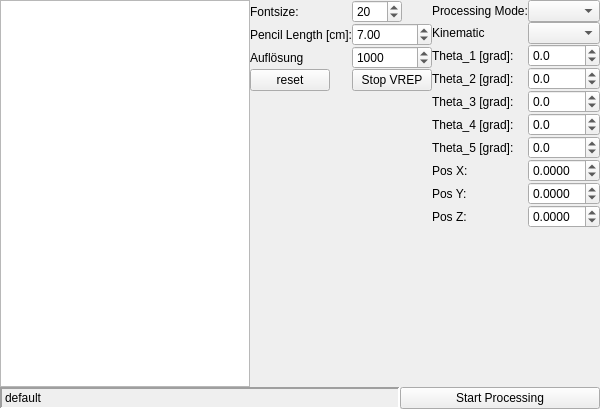
<?xml version="1.0" encoding="UTF-8"?>
<ui version="4.0">
 <class>YouBot_RW_GUI</class>
 <widget class="QWidget" name="YouBot_RW_GUI">
  <property name="geometry">
   <rect>
    <x>0</x>
    <y>0</y>
    <width>600</width>
    <height>409</height>
   </rect>
  </property>
  <property name="maximumSize">
   <size>
    <width>800</width>
    <height>16777215</height>
   </size>
  </property>
  <property name="windowTitle">
   <string>YouBot_RW_GUI</string>
  </property>
  <layout class="QVBoxLayout" name="verticalLayout">
   <property name="spacing">
    <number>0</number>
   </property>
   <property name="leftMargin">
    <number>0</number>
   </property>
   <property name="topMargin">
    <number>0</number>
   </property>
   <property name="rightMargin">
    <number>0</number>
   </property>
   <property name="bottomMargin">
    <number>0</number>
   </property>
   <item>
    <layout class="QHBoxLayout" name="content_layout">
     <item>
      <widget class="QPlainTextEdit" name="plainTextEdit_writeContent">
       <property name="maximumSize">
        <size>
         <width>600</width>
         <height>16777215</height>
        </size>
       </property>
      </widget>
     </item>
     <item>
      <layout class="QFormLayout" name="sub_config_layout">
       <property name="fieldGrowthPolicy">
        <enum>QFormLayout::AllNonFixedFieldsGrow</enum>
       </property>
       <item row="0" column="0">
        <widget class="QLabel" name="fontsize_label">
         <property name="text">
          <string>Fontsize:</string>
         </property>
        </widget>
       </item>
       <item row="1" column="0">
        <widget class="QLabel" name="pencilLength_label">
         <property name="text">
          <string>Pencil Length [cm]:</string>
         </property>
        </widget>
       </item>
       <item row="1" column="1">
        <widget class="QDoubleSpinBox" name="pencilLength_doubleSpinBox">
         <property name="maximum">
          <double>200.000000000000000</double>
         </property>
         <property name="value">
          <double>7.000000000000000</double>
         </property>
        </widget>
       </item>
       <item row="2" column="0">
        <widget class="QLabel" name="label_2">
         <property name="text">
          <string>Auflösung</string>
         </property>
        </widget>
       </item>
       <item row="2" column="1">
        <widget class="QSpinBox" name="res_spinBox">
         <property name="minimum">
          <number>100</number>
         </property>
         <property name="maximum">
          <number>5000</number>
         </property>
         <property name="value">
          <number>1000</number>
         </property>
        </widget>
       </item>
       <item row="3" column="0">
        <widget class="QPushButton" name="resetButton">
         <property name="text">
          <string>reset</string>
         </property>
        </widget>
       </item>
       <item row="3" column="1">
        <widget class="QPushButton" name="stopButton">
         <property name="text">
          <string>Stop VREP</string>
         </property>
        </widget>
       </item>
       <item row="0" column="1">
        <widget class="QSpinBox" name="fontsize_spinBox">
         <property name="maximumSize">
          <size>
           <width>50</width>
           <height>16777215</height>
          </size>
         </property>
         <property name="minimum">
          <number>1</number>
         </property>
         <property name="maximum">
          <number>200</number>
         </property>
         <property name="singleStep">
          <number>10</number>
         </property>
         <property name="value">
          <number>20</number>
         </property>
        </widget>
       </item>
      </layout>
     </item>
     <item>
      <layout class="QFormLayout" name="formLayout">
       <property name="fieldGrowthPolicy">
        <enum>QFormLayout::AllNonFixedFieldsGrow</enum>
       </property>
       <item row="0" column="0">
        <widget class="QLabel" name="processMode_label">
         <property name="text">
          <string>Processing Mode:</string>
         </property>
        </widget>
       </item>
       <item row="2" column="0">
        <widget class="QLabel" name="Theta_1_label">
         <property name="text">
          <string>Theta_1 [grad]:</string>
         </property>
        </widget>
       </item>
       <item row="2" column="1">
        <widget class="QDoubleSpinBox" name="theta_1_doubleSpinBox">
         <property name="decimals">
          <number>1</number>
         </property>
         <property name="minimum">
          <double>-169.000000000000000</double>
         </property>
         <property name="maximum">
          <double>169.000000000000000</double>
         </property>
         <property name="singleStep">
          <double>5.000000000000000</double>
         </property>
        </widget>
       </item>
       <item row="3" column="0">
        <widget class="QLabel" name="Theta_2_label">
         <property name="text">
          <string>Theta_2 [grad]:</string>
         </property>
        </widget>
       </item>
       <item row="3" column="1">
        <widget class="QDoubleSpinBox" name="theta_2_doubleSpinBox">
         <property name="decimals">
          <number>1</number>
         </property>
         <property name="minimum">
          <double>-65.000000000000000</double>
         </property>
         <property name="maximum">
          <double>90.000000000000000</double>
         </property>
         <property name="singleStep">
          <double>5.000000000000000</double>
         </property>
        </widget>
       </item>
       <item row="4" column="0">
        <widget class="QLabel" name="Theta_3_label">
         <property name="text">
          <string>Theta_3 [grad]:</string>
         </property>
        </widget>
       </item>
       <item row="4" column="1">
        <widget class="QDoubleSpinBox" name="theta_3_doubleSpinBox">
         <property name="decimals">
          <number>1</number>
         </property>
         <property name="minimum">
          <double>-151.000000000000000</double>
         </property>
         <property name="maximum">
          <double>146.000000000000000</double>
         </property>
         <property name="singleStep">
          <double>5.000000000000000</double>
         </property>
        </widget>
       </item>
       <item row="5" column="0">
        <widget class="QLabel" name="Theta_4_label">
         <property name="text">
          <string>Theta_4 [grad]:</string>
         </property>
        </widget>
       </item>
       <item row="5" column="1">
        <widget class="QDoubleSpinBox" name="theta_4_doubleSpinBox">
         <property name="decimals">
          <number>1</number>
         </property>
         <property name="minimum">
          <double>-102.000000000000000</double>
         </property>
         <property name="maximum">
          <double>102.000000000000000</double>
         </property>
         <property name="singleStep">
          <double>5.000000000000000</double>
         </property>
        </widget>
       </item>
       <item row="6" column="0">
        <widget class="QLabel" name="Theta_5_label">
         <property name="text">
          <string>Theta_5 [grad]:</string>
         </property>
        </widget>
       </item>
       <item row="6" column="1">
        <widget class="QDoubleSpinBox" name="theta_5_doubleSpinBox">
         <property name="decimals">
          <number>1</number>
         </property>
         <property name="minimum">
          <double>-167.000000000000000</double>
         </property>
         <property name="maximum">
          <double>167.000000000000000</double>
         </property>
         <property name="singleStep">
          <double>5.000000000000000</double>
         </property>
        </widget>
       </item>
       <item row="7" column="0">
        <widget class="QLabel" name="pos_x_label">
         <property name="text">
          <string>Pos X:</string>
         </property>
        </widget>
       </item>
       <item row="7" column="1">
        <widget class="QDoubleSpinBox" name="pos_x_doubleSpinBox">
         <property name="decimals">
          <number>4</number>
         </property>
         <property name="minimum">
          <double>-5.000000000000000</double>
         </property>
         <property name="maximum">
          <double>5.000000000000000</double>
         </property>
         <property name="singleStep">
          <double>0.050000000000000</double>
         </property>
         <property name="value">
          <double>0.000000000000000</double>
         </property>
        </widget>
       </item>
       <item row="8" column="0">
        <widget class="QLabel" name="pos_y_label">
         <property name="text">
          <string>Pos Y:</string>
         </property>
        </widget>
       </item>
       <item row="8" column="1">
        <widget class="QDoubleSpinBox" name="pos_y_doubleSpinBox">
         <property name="decimals">
          <number>4</number>
         </property>
         <property name="minimum">
          <double>-5.000000000000000</double>
         </property>
         <property name="maximum">
          <double>5.000000000000000</double>
         </property>
         <property name="singleStep">
          <double>0.050000000000000</double>
         </property>
        </widget>
       </item>
       <item row="10" column="0">
        <widget class="QLabel" name="pos_z_label">
         <property name="text">
          <string>Pos Z:</string>
         </property>
        </widget>
       </item>
       <item row="10" column="1">
        <widget class="QDoubleSpinBox" name="pos_z_doubleSpinBox">
         <property name="decimals">
          <number>4</number>
         </property>
         <property name="minimum">
          <double>-5.000000000000000</double>
         </property>
         <property name="maximum">
          <double>5.000000000000000</double>
         </property>
         <property name="singleStep">
          <double>0.050000000000000</double>
         </property>
        </widget>
       </item>
       <item row="0" column="1">
        <widget class="QComboBox" name="processMode_comboBox"/>
       </item>
       <item row="1" column="1">
        <widget class="QComboBox" name="kinematic_comboBox"/>
       </item>
       <item row="1" column="0">
        <widget class="QLabel" name="label">
         <property name="text">
          <string>&lt;html&gt;&lt;head/&gt;&lt;body&gt;&lt;p&gt;Kinematic&lt;/p&gt;&lt;/body&gt;&lt;/html&gt;</string>
         </property>
        </widget>
       </item>
      </layout>
     </item>
    </layout>
   </item>
   <item>
    <layout class="QHBoxLayout" name="status_bar_layout">
     <item>
      <widget class="QLabel" name="status_label">
       <property name="maximumSize">
        <size>
         <width>800</width>
         <height>16777215</height>
        </size>
       </property>
       <property name="toolTip">
        <string>Date and time of the playhead</string>
       </property>
       <property name="frameShape">
        <enum>QFrame::Panel</enum>
       </property>
       <property name="frameShadow">
        <enum>QFrame::Sunken</enum>
       </property>
       <property name="lineWidth">
        <number>2</number>
       </property>
       <property name="text">
        <string>default</string>
       </property>
      </widget>
     </item>
     <item>
      <widget class="QPushButton" name="write_button">
       <property name="maximumSize">
        <size>
         <width>200</width>
         <height>16777215</height>
        </size>
       </property>
       <property name="toolTip">
        <string>Toggle Thumbnails</string>
       </property>
       <property name="statusTip">
        <string>start writing</string>
       </property>
       <property name="text">
        <string>Start Processing</string>
       </property>
       <property name="iconSize">
        <size>
         <width>16</width>
         <height>16</height>
        </size>
       </property>
       <property name="checkable">
        <bool>false</bool>
       </property>
      </widget>
     </item>
    </layout>
   </item>
  </layout>
 </widget>
 <resources/>
 <connections/>
</ui>
